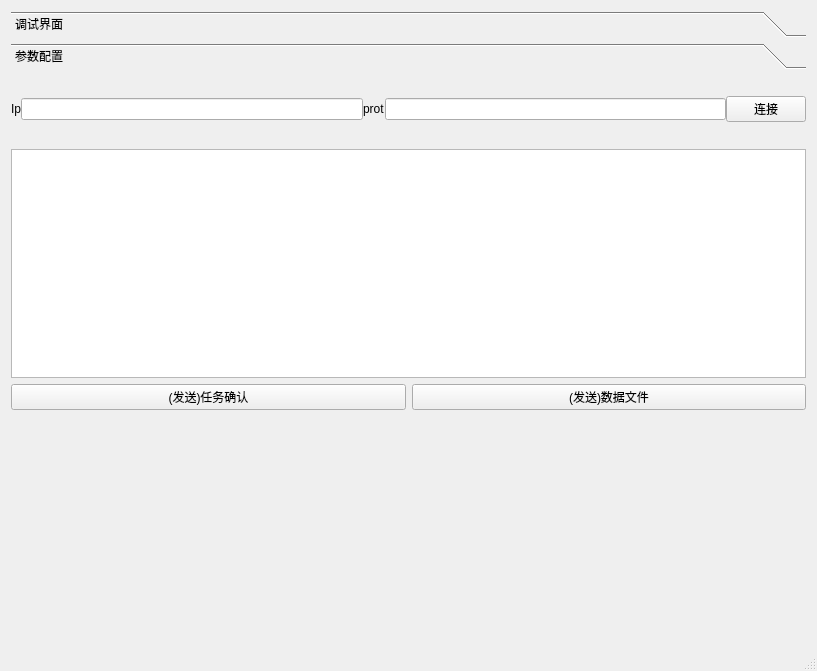
<?xml version="1.0" encoding="UTF-8"?>
<ui version="4.0">
 <class>DataTerminalProgramClass</class>
 <widget class="QMainWindow" name="DataTerminalProgramClass">
  <property name="geometry">
   <rect>
    <x>0</x>
    <y>0</y>
    <width>817</width>
    <height>671</height>
   </rect>
  </property>
  <property name="windowTitle">
   <string>DataTerminalProgram</string>
  </property>
  <widget class="QWidget" name="centralWidget">
   <layout class="QVBoxLayout" name="verticalLayout">
    <item>
     <widget class="QToolBox" name="toolBox">
      <property name="sizePolicy">
       <sizepolicy hsizetype="Preferred" vsizetype="Fixed">
        <horstretch>0</horstretch>
        <verstretch>0</verstretch>
       </sizepolicy>
      </property>
      <property name="currentIndex">
       <number>1</number>
      </property>
      <widget class="QWidget" name="page">
       <property name="geometry">
        <rect>
         <x>0</x>
         <y>0</y>
         <width>799</width>
         <height>212</height>
        </rect>
       </property>
       <attribute name="label">
        <string>调试界面</string>
       </attribute>
       <layout class="QVBoxLayout" name="verticalLayout_2">
        <property name="spacing">
         <number>0</number>
        </property>
        <property name="leftMargin">
         <number>0</number>
        </property>
        <property name="topMargin">
         <number>0</number>
        </property>
        <property name="rightMargin">
         <number>0</number>
        </property>
        <property name="bottomMargin">
         <number>0</number>
        </property>
        <item>
         <layout class="QHBoxLayout" name="horizontalLayout">
          <item>
           <widget class="QTextEdit" name="textEdit"/>
          </item>
          <item>
           <widget class="QPushButton" name="pushButton">
            <property name="sizePolicy">
             <sizepolicy hsizetype="Minimum" vsizetype="Preferred">
              <horstretch>0</horstretch>
              <verstretch>0</verstretch>
             </sizepolicy>
            </property>
            <property name="text">
             <string>解析</string>
            </property>
           </widget>
          </item>
         </layout>
        </item>
       </layout>
      </widget>
      <widget class="QWidget" name="page_2">
       <property name="geometry">
        <rect>
         <x>0</x>
         <y>0</y>
         <width>799</width>
         <height>68</height>
        </rect>
       </property>
       <attribute name="label">
        <string>参数配置</string>
       </attribute>
       <layout class="QVBoxLayout" name="verticalLayout_3">
        <property name="spacing">
         <number>0</number>
        </property>
        <property name="leftMargin">
         <number>0</number>
        </property>
        <property name="topMargin">
         <number>0</number>
        </property>
        <property name="rightMargin">
         <number>0</number>
        </property>
        <property name="bottomMargin">
         <number>0</number>
        </property>
        <item>
         <layout class="QHBoxLayout" name="horizontalLayout_2">
          <property name="spacing">
           <number>0</number>
          </property>
          <item>
           <widget class="QLabel" name="label">
            <property name="sizePolicy">
             <sizepolicy hsizetype="Preferred" vsizetype="Fixed">
              <horstretch>0</horstretch>
              <verstretch>0</verstretch>
             </sizepolicy>
            </property>
            <property name="text">
             <string>Ip</string>
            </property>
           </widget>
          </item>
          <item>
           <widget class="QLineEdit" name="lineEdit"/>
          </item>
          <item>
           <widget class="QLabel" name="label_2">
            <property name="sizePolicy">
             <sizepolicy hsizetype="Preferred" vsizetype="Fixed">
              <horstretch>0</horstretch>
              <verstretch>0</verstretch>
             </sizepolicy>
            </property>
            <property name="text">
             <string>prot</string>
            </property>
           </widget>
          </item>
          <item>
           <widget class="QLineEdit" name="lineEdit_2"/>
          </item>
          <item>
           <widget class="QPushButton" name="pushButton_2">
            <property name="text">
             <string>连接</string>
            </property>
           </widget>
          </item>
         </layout>
        </item>
       </layout>
      </widget>
     </widget>
    </item>
    <item>
     <widget class="QPlainTextEdit" name="plainTextEdit"/>
    </item>
    <item>
     <layout class="QHBoxLayout" name="horizontalLayout_3">
      <property name="topMargin">
       <number>0</number>
      </property>
      <item>
       <widget class="QPushButton" name="pushButton_3">
        <property name="text">
         <string>(发送)任务确认</string>
        </property>
       </widget>
      </item>
      <item>
       <widget class="QPushButton" name="pushButton_4">
        <property name="text">
         <string>(发送)数据文件</string>
        </property>
       </widget>
      </item>
     </layout>
    </item>
    <item>
     <spacer name="verticalSpacer">
      <property name="orientation">
       <enum>Qt::Orientation::Vertical</enum>
      </property>
      <property name="sizeHint" stdset="0">
       <size>
        <width>20</width>
        <height>40</height>
       </size>
      </property>
     </spacer>
    </item>
   </layout>
  </widget>
  <widget class="QStatusBar" name="statusBar"/>
 </widget>
 <layoutdefault spacing="6" margin="11"/>
 <resources>
  <include location="DataTerminalProgram.qrc"/>
 </resources>
 <connections/>
</ui>
